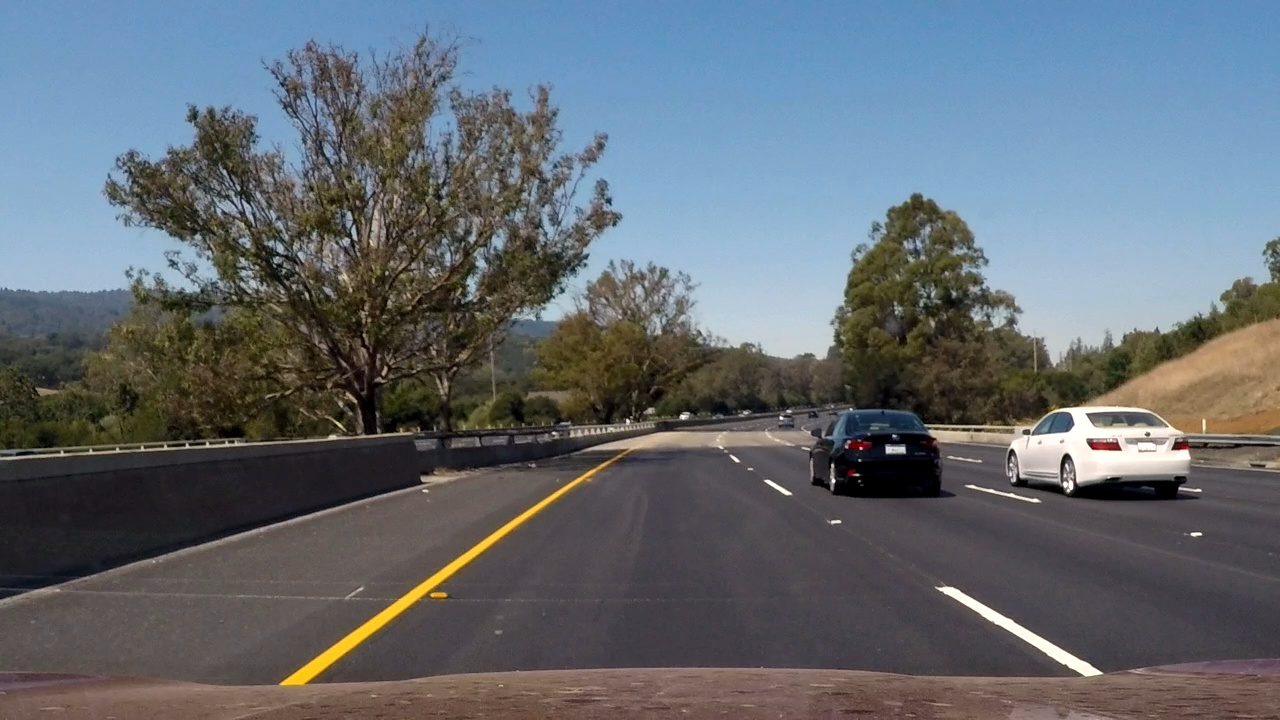
#> input picture video_lab/frame0.jpg, 1280 x 720 px
$ python -i search_classify.py   (imports and definitions only)   (older library calls are emulated)
#> lines starting #> are read from the running program, lines starting #| are printed output that depends on the picture
### lesson_functions.py
import matplotlib.image as mpimg
import numpy as np
import cv2
from skimage.feature import hog
# Define a function to return HOG features and visualization
def get_hog_features(img, orient, pix_per_cell, cell_per_block,
                        vis=False, feature_vec=True):
    # Call with two outputs if vis==True
    if vis == True:
        features, hog_image = hog(img, orientations=orient,
                                  pixels_per_cell=(pix_per_cell, pix_per_cell),
                                  block_norm= 'L2-Hys',
                                  cells_per_block=(cell_per_block, cell_per_block),
                                  transform_sqrt=True,
                                  visualise=vis, feature_vector=feature_vec)
        return features, hog_image
    # Otherwise call with one output
    else:
        features = hog(img, orientations=orient,
                       pixels_per_cell=(pix_per_cell, pix_per_cell),
                       cells_per_block=(cell_per_block, cell_per_block),
                       block_norm= 'L2-Hys',
                       transform_sqrt=True,
                       visualise=vis, feature_vector=feature_vec)
        return features

# Define a function to compute binned color features
def bin_spatial(img, size=(32, 32)):
    # Use cv2.resize().ravel() to create the feature vector
    features = cv2.resize(img, size).ravel()
    # Return the feature vector
    return features

# Define a function to compute color histogram features
# NEED TO CHANGE bins_range if reading .png files with mpimg!
def color_hist(img, nbins=32, bins_range=(0, 256)):
    # Compute the histogram of the color channels separately
    channel1_hist = np.histogram(img[:,:,0], bins=nbins, range=bins_range)
    channel2_hist = np.histogram(img[:,:,1], bins=nbins, range=bins_range)
    channel3_hist = np.histogram(img[:,:,2], bins=nbins, range=bins_range)
    # Concatenate the histograms into a single feature vector
    hist_features = np.concatenate((channel1_hist[0], channel2_hist[0], channel3_hist[0]))
    # Return the individual histograms, bin_centers and feature vector
    return hist_features

# Define a function to extract features from a list of images
# Have this function call bin_spatial() and color_hist()
def extract_features(imgs, color_space='RGB', spatial_size=(32, 32),
                        hist_bins=32, orient=9,
                        pix_per_cell=8, cell_per_block=2, hog_channel=0,
                        spatial_feat=True, hist_feat=True, hog_feat=True):
    # Create a list to append feature vectors to
    features = []
    # Iterate through the list of images
    for file in imgs:
        file_features = []
        # Read in each one by one
        #image = mpimg.imread(file)
		image = cv2.imread(file)
        image = cv2.cvtColor(image, cv2.COLOR_BGR2RGB)
        # apply color conversion if other than 'RGB'
        if color_space != 'RGB':
            if color_space == 'HSV':
                feature_image = cv2.cvtColor(image, cv2.COLOR_RGB2HSV)
            elif color_space == 'LUV':
                feature_image = cv2.cvtColor(image, cv2.COLOR_RGB2LUV)
            elif color_space == 'HLS':
                feature_image = cv2.cvtColor(image, cv2.COLOR_RGB2HLS)
            elif color_space == 'YUV':
                feature_image = cv2.cvtColor(image, cv2.COLOR_RGB2YUV)
            elif color_space == 'YCrCb':
                feature_image = cv2.cvtColor(image, cv2.COLOR_RGB2YCrCb)
        else: feature_image = np.copy(image)

        if spatial_feat == True:
            spatial_features = bin_spatial(feature_image, size=spatial_size)
            file_features.append(spatial_features)
        if hist_feat == True:
            # Apply color_hist()
            hist_features = color_hist(feature_image, nbins=hist_bins)
            file_features.append(hist_features)
        if hog_feat == True:
        # Call get_hog_features() with vis=False, feature_vec=True
            if hog_channel == 'ALL':
                hog_features = []
                for channel in range(feature_image.shape[2]):
                    hog_features.append(get_hog_features(feature_image[:,:,channel],
                                        orient, pix_per_cell, cell_per_block,
                                        vis=False, feature_vec=True))
                hog_features = np.ravel(hog_features)
            else:
                hog_features = get_hog_features(feature_image[:,:,hog_channel], orient,
                            pix_per_cell, cell_per_block, vis=False, feature_vec=True)
            # Append the new feature vector to the features list
            file_features.append(hog_features)
        features.append(np.concatenate(file_features))
    # Return list of feature vectors
    return features

# Define a function that takes an image,
# start and stop positions in both x and y,
# window size (x and y dimensions),
# and overlap fraction (for both x and y)
# [51 lines left out: functions slide_window, draw_boxes, not called in this run]

### search_classify.py
import matplotlib.image as mpimg
import matplotlib.pyplot as plt
import numpy as np
import cv2
import glob
import time
from sklearn.svm import LinearSVC
from sklearn.preprocessing import StandardScaler
from skimage.feature import hog
from lesson_functions import *
# NOTE: the next import is only valid for scikit-learn version <= 0.17
# for scikit-learn >= 0.18 use:
# from sklearn.model_selection import train_test_split
from sklearn.cross_validation import train_test_split

# Define a function to extract features from a single image window
# This function is very similar to extract_features()
# just for a single image rather than list of images
def single_img_features(img, color_space='RGB', spatial_size=(32, 32),
                        hist_bins=32, orient=9,
                        pix_per_cell=8, cell_per_block=2, hog_channel=0,
                        spatial_feat=True, hist_feat=True, hog_feat=True):
    #1) Define an empty list to receive features
    img_features = []
    #2) Apply color conversion if other than 'RGB'
    if color_space != 'RGB':
        if color_space == 'HSV':
            feature_image = cv2.cvtColor(img, cv2.COLOR_RGB2HSV)
        elif color_space == 'LUV':
            feature_image = cv2.cvtColor(img, cv2.COLOR_RGB2LUV)
        elif color_space == 'HLS':
            feature_image = cv2.cvtColor(img, cv2.COLOR_RGB2HLS)
        elif color_space == 'YUV':
            feature_image = cv2.cvtColor(img, cv2.COLOR_RGB2YUV)
        elif color_space == 'YCrCb':
            feature_image = cv2.cvtColor(img, cv2.COLOR_RGB2YCrCb)
    else: feature_image = np.copy(img)
    #3) Compute spatial features if flag is set
    if spatial_feat == True:
        spatial_features = bin_spatial(feature_image, size=spatial_size)
        #4) Append features to list
        img_features.append(spatial_features)
    #5) Compute histogram features if flag is set
    if hist_feat == True:
        hist_features = color_hist(feature_image, nbins=hist_bins)
        #6) Append features to list
        img_features.append(hist_features)
    #7) Compute HOG features if flag is set
    if hog_feat == True:
        if hog_channel == 'ALL':
            hog_features = []
            for channel in range(feature_image.shape[2]):
                hog_features.extend(get_hog_features(feature_image[:,:,channel],
                                    orient, pix_per_cell, cell_per_block,
                                    vis=False, feature_vec=True))
        else:
            hog_features = get_hog_features(feature_image[:,:,hog_channel], orient,
                        pix_per_cell, cell_per_block, vis=False, feature_vec=True)
        #8) Append features to list
        img_features.append(hog_features)

    #9) Return concatenated array of features
    return np.concatenate(img_features)

# Define a function you will pass an image
# and the list of windows to be searched (output of slide_windows())
# [29 lines left out: function search_windows, not called in this run]


# Read in cars and notcars
images = glob.glob('./training_data/*.jpeg')
cars = []
notcars = []
# [10 lines not run here, left out]
sample_size = 1125
cars = cars[0:sample_size]
notcars = notcars[0:sample_size]

### TODO: Tweak these parameters and see how the results change.
color_space = 'YUV' # Can be RGB, HSV, LUV, HLS, YUV, YCrCb
orient = 11  # HOG orientations
pix_per_cell = 16 # HOG pixels per cell
cell_per_block = 2 # HOG cells per block
hog_channel = "ALL" # Can be 0, 1, 2, or "ALL"
spatial_size = (128, 128) # Spatial binning dimensions
hist_bins = 32    # Number of histogram bins
spatial_feat = False # Spatial features on or off
hist_feat = False # Histogram features on or off
hog_feat = True # HOG features on or off
y_start_stop = [500, None] # Min and max in y to search in slide_window()

car_features = extract_features(cars, color_space=color_space,
                        spatial_size=spatial_size, hist_bins=hist_bins,
                        orient=orient, pix_per_cell=pix_per_cell,
                        cell_per_block=cell_per_block,
                        hog_channel=hog_channel, spatial_feat=spatial_feat,
                        hist_feat=hist_feat, hog_feat=hog_feat)
notcar_features = extract_features(notcars, color_space=color_space,
                        spatial_size=spatial_size, hist_bins=hist_bins,
                        orient=orient, pix_per_cell=pix_per_cell,
                        cell_per_block=cell_per_block,
                        hog_channel=hog_channel, spatial_feat=spatial_feat,
                        hist_feat=hist_feat, hog_feat=hog_feat)

# Create an array stack of feature vectors
X = np.vstack((car_features, notcar_features)).astype(np.float64)

# Define the labels vector
y = np.hstack((np.ones(len(car_features)), np.zeros(len(notcar_features))))

# Split up data into randomized training and test sets
rand_state = np.random.randint(0, 100)
# [2 lines that did not run here, left out]

# Fit a per-column scaler
# [1 line that did not run here, left out]
# Apply the scaler to X
# [1 line that did not run here, left out]
# [1 line that did not run here, left out]

# [3 lines not run here, left out]
# Use a linear SVC
svc = LinearSVC()
# Check the training time for the SVC
t=time.time()
# [1 line not run here, left out]
t2 = time.time()
# [3 lines not run here, left out]
# Check the prediction time for a single sample
t=time.time()

# [1 line not run here, left out]
#image = mpimg.imread('./video_lab/bbox-example-image.jpg')
# [1 line that did not run here, left out]

# Uncomment the following line if you extracted training
# data from .png images (scaled 0 to 1 by mpimg) and the
# image you are searching is a .jpg (scaled 0 to 255)
#image = image.astype(np.float32)/255

# [2 lines that did not run here, left out]

# [6 lines that did not run here, left out]

# [1 line that did not run here, left out]

# [2 lines not run here, left out]

>>> import cv2
>>> picture = cv2.cvtColor(cv2.imread('video_lab/frame0.jpg'), cv2.COLOR_BGR2RGB)
>>> result = single_img_features(picture)
#> in bin_spatial, `features = cv2.resize(img, size).ravel()`: features = 3072 values, max 255 at index 1902, min 0 at index 1682, mean 105.5
#> in single_img_features, `spatial_features = bin_spatial(feature_image, size=spatial_size)`: spatial_features has the same summary as features in bin_spatial
#> in color_hist, `hist_features = np.concatenate((channel1_hist[0], channel2_hist[0], ch..`: hist_features = 96 values, max 117457 at index 73, min 644 at index 59, mean 28800
#> in get_hog_features, `features = hog(img, orientations=orient, pixels_per_cell=(pix_per_cell..`:
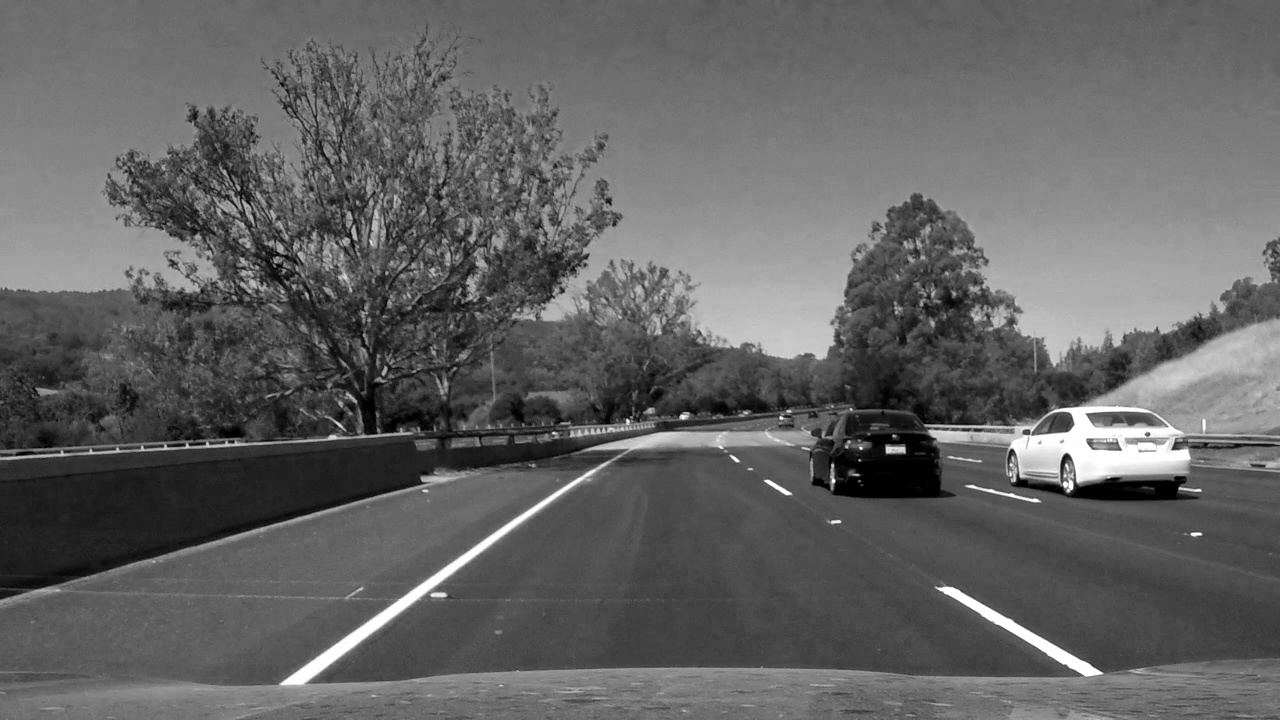
#> img: shape (720, 1280); min 0, max 255, mean 99

$ run again, on video_lab/bbox-example-image.jpg
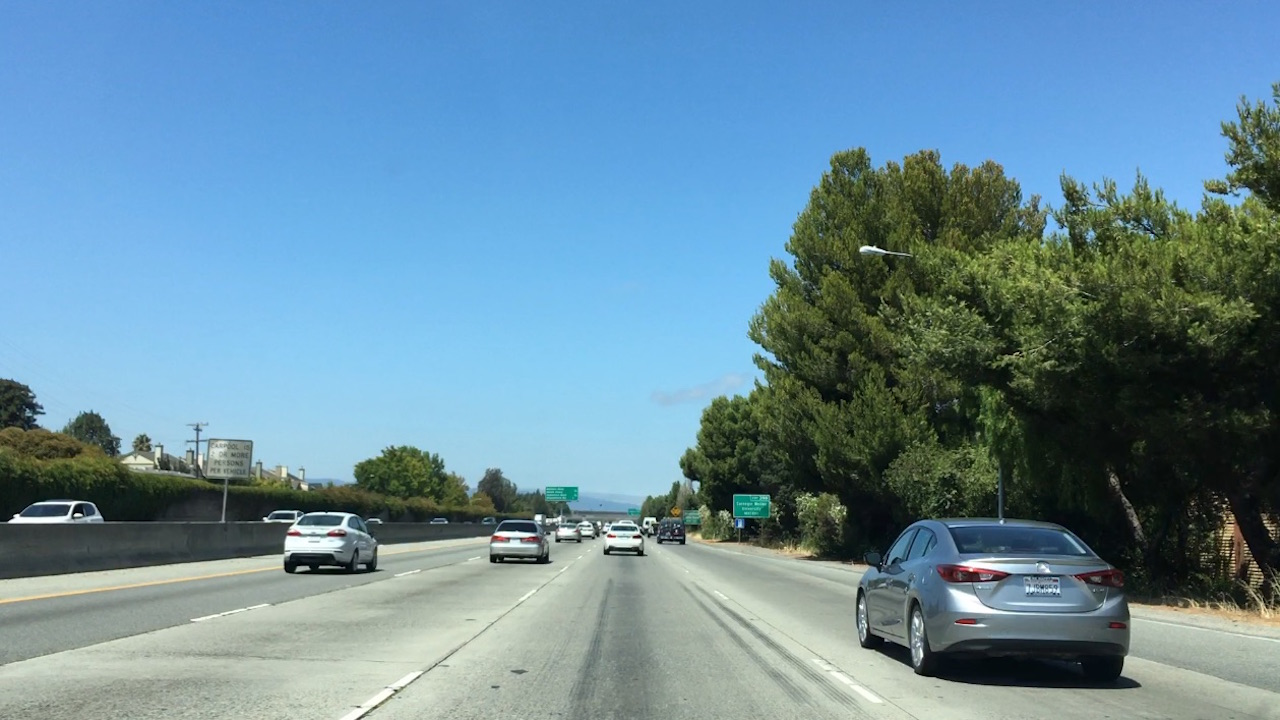
#> input picture video_lab/bbox-example-image.jpg, 1280 x 720 px
#> features = 3072 values, max 247 at index 1304, min 4 at index 2289, mean 133.8
#> spatial_features has the same summary as features in bin_spatial
#> in color_hist, `hist_features = np.concatenate((channel1_hist[0], channel2_hist[0], ch..`: hist_features = 96 values, max 107361 at index 93, min 916 at index 32, mean 28800
#> in get_hog_features, `features = hog(img, orientations=orient, pixels_per_cell=(pix_per_cell..`:
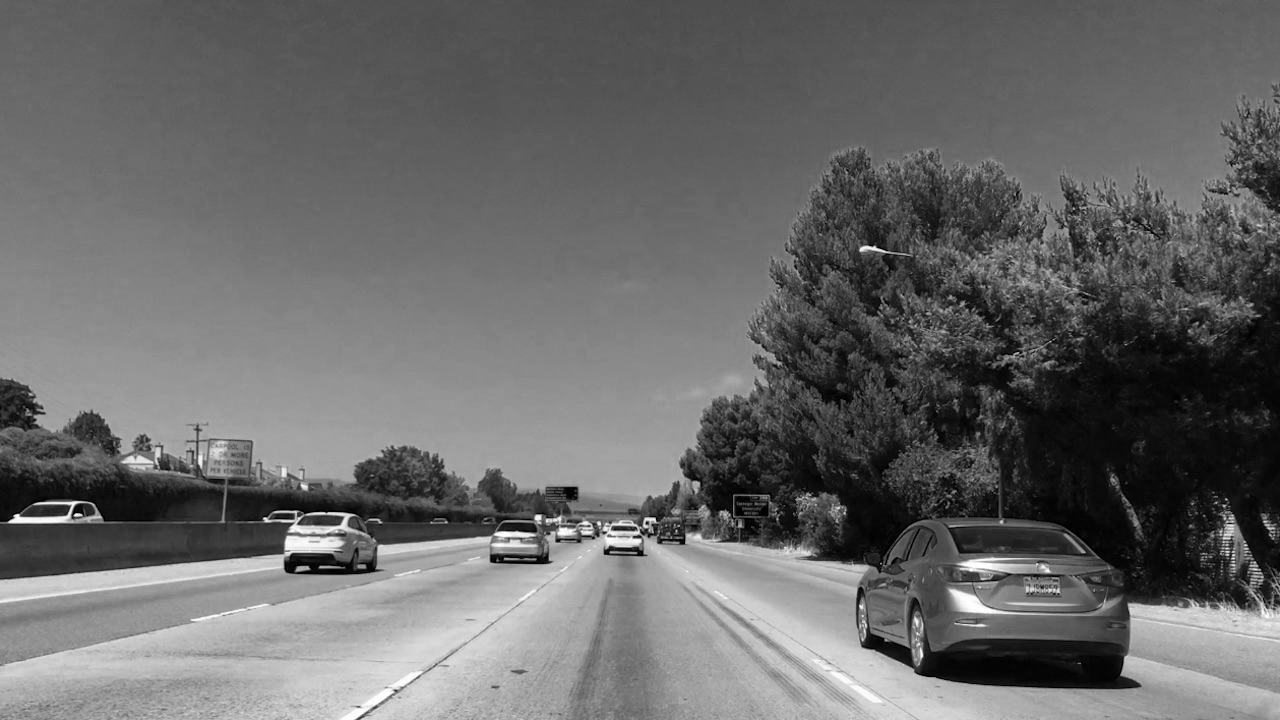
#> img: shape (720, 1280); min 0, max 255, mean 105

$ run again, on video_lab/frame10.jpg
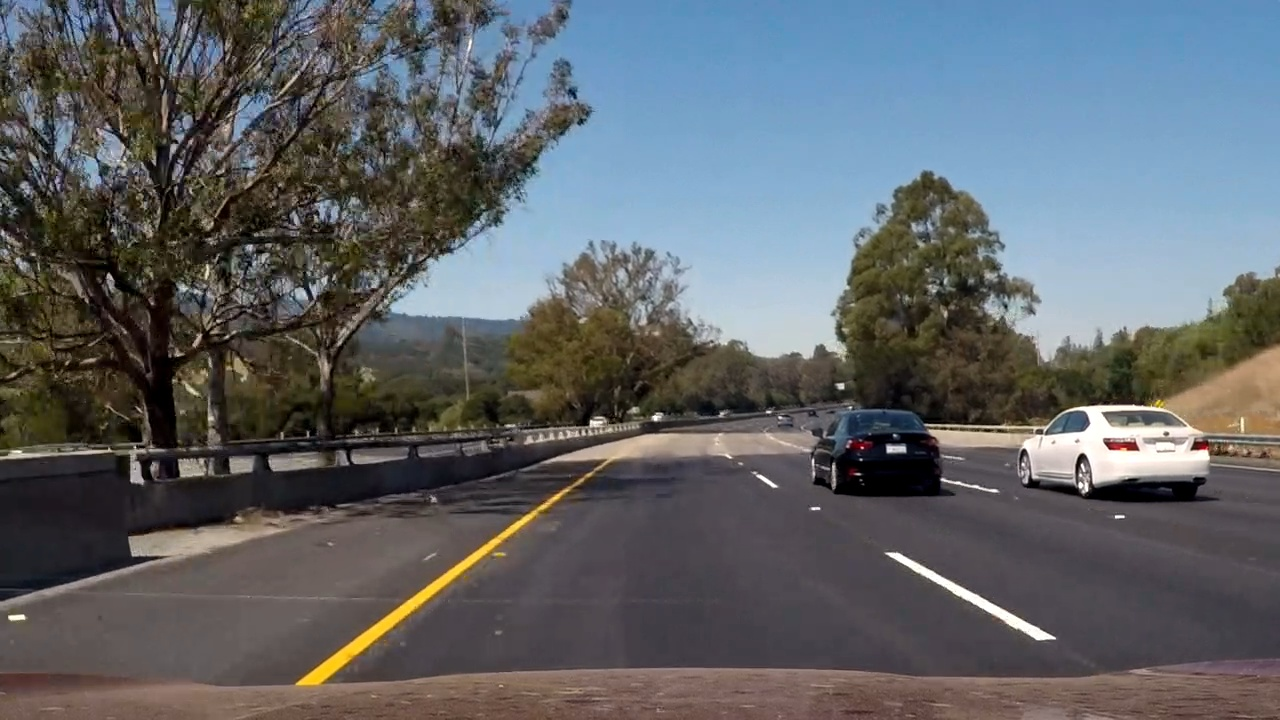
#> input picture video_lab/frame10.jpg, 1280 x 720 px
#> features = 3072 values, max 255 at index 1809, min 0 at index 1063, mean 99.61
#> spatial_features has the same summary as features in bin_spatial
#> in color_hist, `hist_features = np.concatenate((channel1_hist[0], channel2_hist[0], ch..`: hist_features = 96 values, max 104796 at index 73, min 741 at index 59, mean 28800
#> in get_hog_features, `features = hog(img, orientations=orient, pixels_per_cell=(pix_per_cell..`:
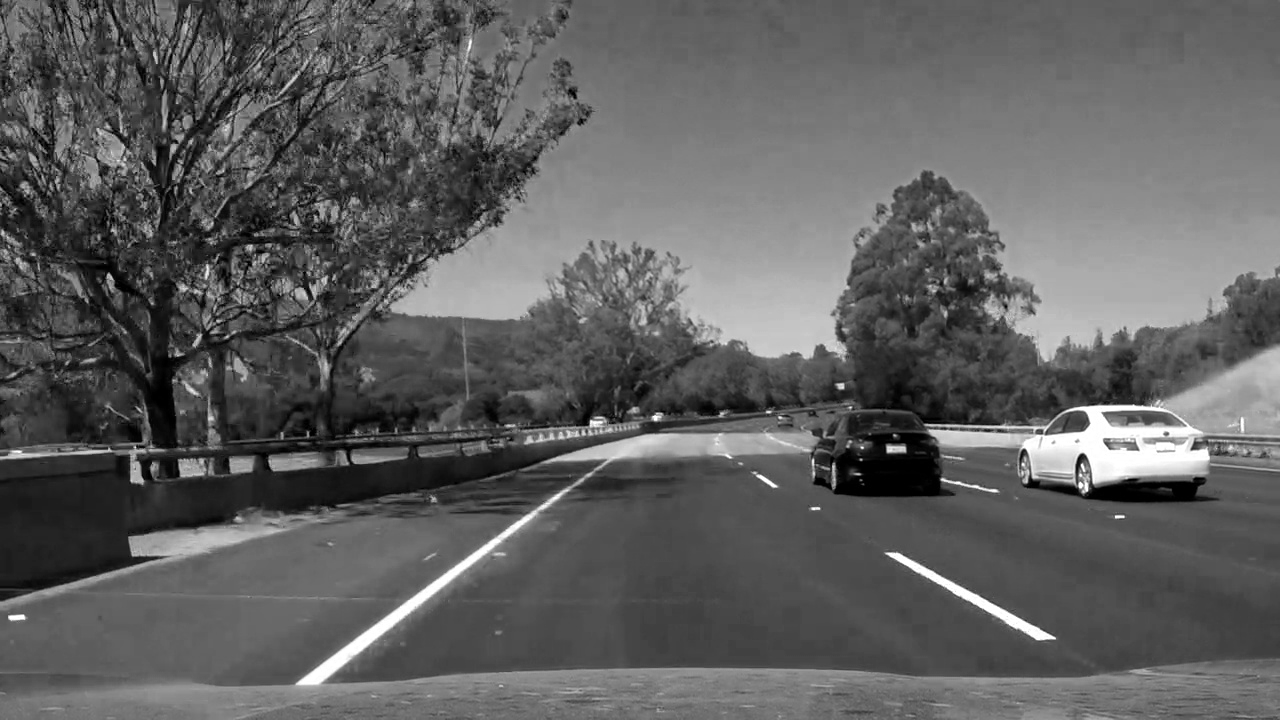
#> img: shape (720, 1280); min 0, max 255, mean 95.7
